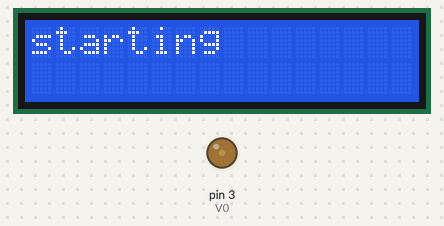
The sketch below on a simulated Arduino Uno, built with avr-gcc and run on an emulated ATmega328P. Shown: 16×2 character LCD, output pins drawn as LEDs (lit = HIGH). The local clock reads 2024-03-15 10:24:30 at power-on unless the sketch sets it; what the sketch prints to the serial monitor is not drawn.

Above: at 0.1 s.
At 4.2 s:
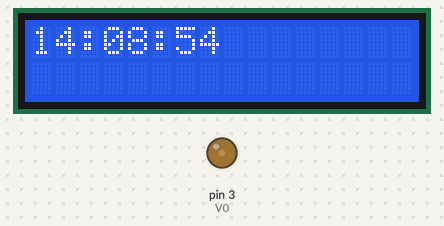
At 9.2 s:
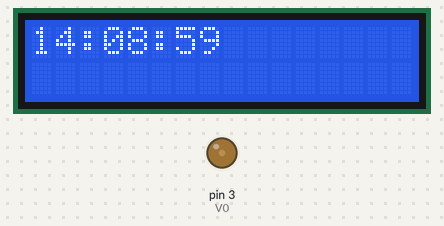
At 19.3 s:
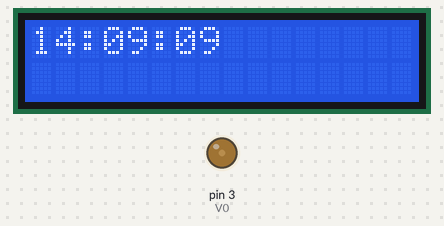
At 28.4 s:
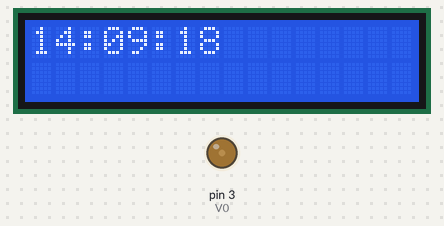
At 38.5 s:
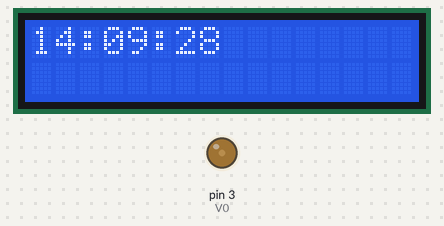

The sketch:

lcd_ds1302.ino
```cpp
#include <LiquidCrystal.h>
#include <stdio.h>
#include <DS1302.h>
#include <stdlib.h>

int V0 = 3;
int RS = 4;
int E = 5;
int D4 = 6;
int D5 = 7;
int D6 = 8;
int D7 = 9;

const int RST   = 12;   // Chip Enable   // RST
const int DAT   = 11;   // Input/Output  // DAT
const int CLK = 10;     // Serial Clock  // CLK

DS1302 rtc(RST, DAT, CLK);
LiquidCrystal lcd(RS, E, D4, D5, D6, D7);

void setup() {
  Serial.begin(9600);
  analogWrite(V0, 50);
  lcd.begin(16, 2);
  lcd.setCursor(0, 0);
  lcd.print("starting");
  rtc.writeProtect(false);
  rtc.halt(false);
  Time t(2018, 6, 7, 14, 8, 50, Time::kThursday);
  rtc.time(t);
}

void loop() {
  delay(1000);
  lcd.clear();
  printTime();
}

String dayAsString(const Time::Day day) {
  switch (day) {
    case Time::kSunday: return "Sunday";
    case Time::kMonday: return "Monday";
    case Time::kTuesday: return "Tuesday";
    case Time::kWednesday: return "Wednesday";
    case Time::kThursday: return "Thursday";
    case Time::kFriday: return "Friday";
    case Time::kSaturday: return "Saturday";
  }
  return "(unknown day)";
}

void printTime() {
  // Get the current time and date from the chip.
  Time t = rtc.time();

  // Name the day of the week.
  const String day = dayAsString(t.day);

  // Format the time and date and insert into the temporary buffer.
  char buf[50];
  snprintf(buf, sizeof(buf), "%s %04d-%02d-%02d %02d:%02d:%02d",
           day.c_str(),
           t.yr, t.mon, t.date,
           t.hr, t.min, t.sec);

  // Print the formatted string to serial so we can see the time.
  Serial.println(buf);
  lcd.print(getTime());
}

String getDatetime() {
  Time t = rtc.time();
  String year = String(t.yr);
  String month = String(t.mon);
  String days = String(t.date);
  String hours = String(t.hr);
  String minutes = String(t.min);
  String seconds = String(t.sec);
  String datetime = year + "-" + month + "-" + days + " " + hours + ":" + minutes + ":" + seconds;
  return datetime;
}

String getTime() {
  Time t = rtc.time();

  String h = "";
  String m = "";
  String s = "";

  if(t.hr < 10) {
    h = "0" + String(t.hr);
  } else {
    h = String(t.hr);
  }

  if(t.min < 10) {
    m = "0" + String(t.min);
  } else {
    m = String(t.min);
  }

  if(t.sec < 10) {
    s = "0" + String(t.sec);
  } else {
    s = String(t.sec);
  }

  String date = h + ":" + m + ":" + s;
  return date;
}
```

Measured:
- what the display in image 1 shows lasts 1.0 s, from 4.1 s to 5.1 s
